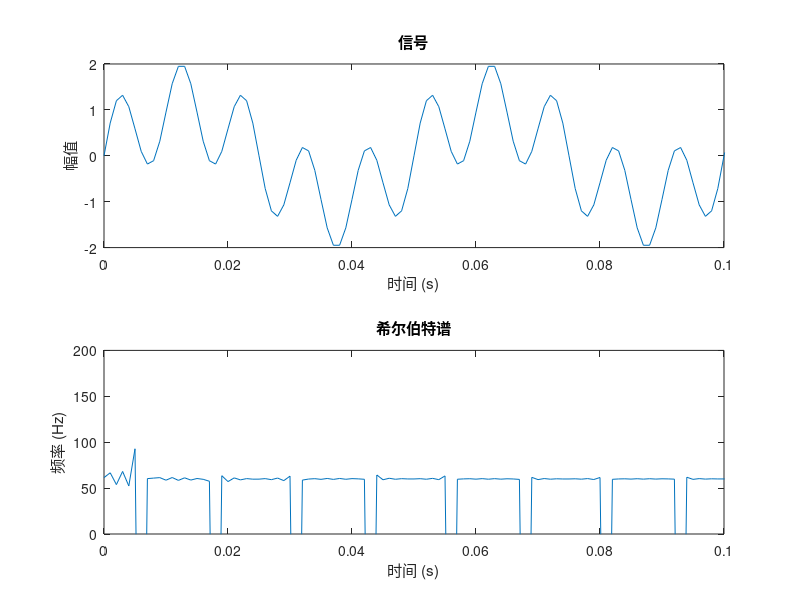

Write MATLAB code to recreate this figure.
% 生成信号
fs = 1000; % 采样率
t = 0:1/fs:1; % 时间轴
f1 = 20; % 信号频率
f2 = 100; % 信号频率
x = sin(2*pi*f1*t) + sin(2*pi*f2*t); % 信号

% 计算希尔伯特谱
h = hilbert(x); % Hilbert 变换
inst_amp = abs(h); % 信号瞬时幅值
inst_freq = diff(unwrap(angle(h)))*fs/(2*pi); % 信号瞬时频率

% 绘制希尔伯特谱
figure;
subplot(211);
plot(t, x);
title('信号');
xlabel('时间 (s)');
ylabel('幅值');
xlim([0 0.1]);
ylim([-2 2]);

subplot(212);
plot(t(1:end-1), inst_freq);
title('希尔伯特谱');
xlabel('时间 (s)');
ylabel('频率 (Hz)');
xlim([0 0.1]);
ylim([0 200]);
